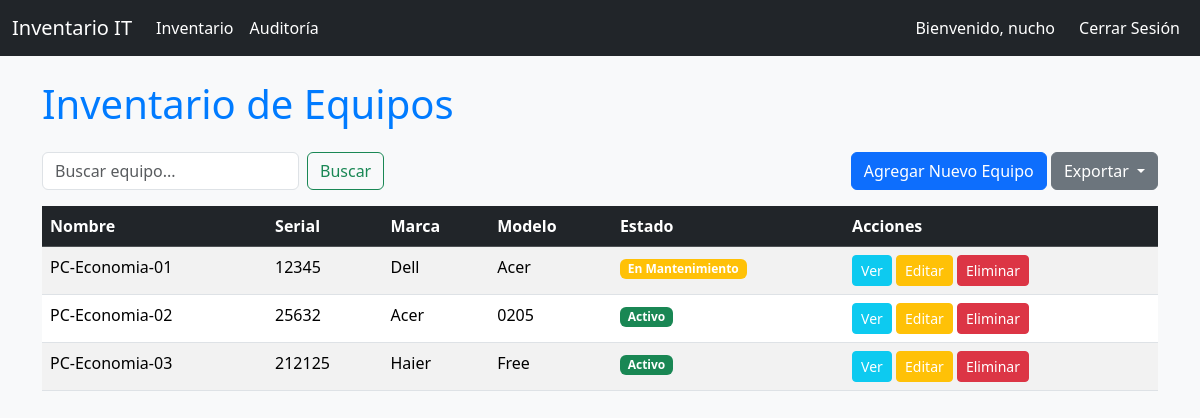
The app's page /inventario/ (signed in) with its own data.
### inventario/models.py (models this page shows, shortened)
class Equipo(models.Model):
    TIPO_CHOICES = [
        ('servidor', 'Servidor'),
        ('pc', 'PC de escritorio'),
        ('portatil', 'Laptop'),
        ('monitor', 'Monitor'),
        ('impresora', 'Impresora'),
        ('otro', 'Otro'),
    ]
    ESTADO_CHOICES = [
        ('activo', 'Activo'),
        ('mantenimiento', 'En Mantenimiento'),
        ('baja', 'Dado de Baja'),
    ]
    nombre = models.CharField(max_length=200, help_text="Nombre descriptivo del equipo")
    tipo = models.CharField(max_length=50, choices=TIPO_CHOICES)
    marca = models.CharField(max_length=100)
    modelo = models.CharField(max_length=100)
    serial = models.CharField(max_length=150, unique=True, help_text="Número de serie único")
    ubicacion = models.CharField(max_length=200)
    estado = models.CharField(max_length=50, choices=ESTADO_CHOICES, default='activo')
    fecha_adquisicion = models.DateField()
    descripcion = models.TextField(blank=True, null=True)

### inventario/views.py (the view, shortened to what this page needs)
# urls.py: path('', views.lista_equipos, name='lista_equipos'),
@login_required
def lista_equipos(request):
    query = request.GET.get('q')
    equipos = Equipo.objects.all()
    return render(request, 'inventario/lista_equipos.html', {'equipos': equipos})

### templates/inventario/lista_equipos.html (shortened to what this page needs)
{% extends 'base.html' %}
{% block content %}
    <h1 class="mb-4">Inventario de Equipos</h1>
    <div class="d-flex justify-content-between mb-3">
        <form class="d-flex" method="GET" action="{% url 'lista_equipos' %}">
            <input class="form-control me-2" type="search" name="q" placeholder="Buscar equipo..." aria-label="Search" value="{{ request.GET.q }}">
            <button class="btn btn-outline-success" type="submit">Buscar</button>
        </form>
        <div>
            <a href="{% url 'agregar_equipo' %}" class="btn btn-primary">Agregar Nuevo Equipo</a>
            <div class="btn-group">
                <button type="button" class="btn btn-secondary dropdown-toggle" data-bs-toggle="dropdown" aria-expanded="false">
                    Exportar
                </button>
            </div>
        </div>
    </div>
    <div class="table-responsive">
        <table class="table table-striped table-hover">
            <thead class="table-dark">
                <tr>
                    <th>Nombre</th>
                    <th>Serial</th>
                    <th>Marca</th>
                    <th>Modelo</th>
                    <th>Estado</th>
                    <th>Acciones</th>
                </tr>
            </thead>
            <tbody>
                {% for equipo in equipos %}
                    <tr>
                        <td>{{ equipo.nombre }}</td>
                        <td>{{ equipo.serial }}</td>
                        <td>{{ equipo.marca }}</td>
                        <td>{{ equipo.modelo }}</td>
                        <td>
                            <span class="badge {% if equipo.estado == 'activo' %}bg-success{% elif equipo.estado == 'mantenimiento' %}bg-warning{% else %}bg-danger{% endif %}">{{ equipo.get_estado_display }}</span>
                        </td>
                        <td>
                            <a href="{% url 'detalle_equipo' equipo.pk %}" class="btn btn-sm btn-info">Ver</a>
                            <a href="{% url 'modificar_equipo' equipo.pk %}" class="btn btn-sm btn-warning">Editar</a>
                            <a href="{% url 'eliminar_equipo' equipo.pk %}" class="btn btn-sm btn-danger">Eliminar</a>
                        </td>
                    </tr>
                {% empty %}
                    <tr>
                        <td colspan="6" class="text-center">No se encontraron equipos.</td>
                    </tr>
                {% endfor %}
            </tbody>
        </table>
    </div>
{% endblock %}

### templates/base.html (shortened to what this page needs)
<!DOCTYPE html>
<html lang="es">
<head>
    <link href="https://cdn.jsdelivr.net/npm/bootstrap@5.3.3/dist/css/bootstrap.min.css" rel="stylesheet">
</head>
<body>
    <nav class="navbar navbar-expand-lg navbar-dark bg-dark">
        <div class="container-fluid">
            <a class="navbar-brand" href="{% url 'dashboard' %}">Inventario IT</a>
            <div class="collapse navbar-collapse" id="navbarNav">
                <ul class="navbar-nav me-auto mb-2 mb-lg-0">
                    <li class="nav-item">
                        <a class="nav-link" href="{% url 'lista_equipos' %}">Inventario</a>
                    </li>
                    <li class="nav-item">
                        <a class="nav-link" href="{% url 'lista_auditoria' %}">Auditoría</a>
                    </li>
                </ul>
                <ul class="navbar-nav ms-auto">
                    {% if user.is_authenticated %}
                        <span class="navbar-text me-3">Bienvenido, {{ user.username }}</span>
                        <li class="nav-item">
                            <a class="nav-link" href="{% url 'logout' %}">Cerrar Sesión</a>
                        </li>
                    {% endif %}
                </ul>
            </div>
        </div>
    </nav>
    <div class="container mt-4">
        {% block content %}{% endblock %}
    </div>
</body>
</html>

### templates/base.html (style rules this page uses)
body { background-color: #f8f9fa; color: #212529; }
.navbar-text, .nav-link, a { color: #fff !important; }
.navbar-brand { color: #fff !important; }
.card-title-futuristic, .text-info, h1 { color: #007bff !important; }

### records on screen
Equipo: nombre "PC-Economia-01", serial "12345", marca "Dell", modelo "Acer", estado "En Mantenimiento"
Equipo: nombre "PC-Economia-02", serial "25632", marca "Acer", modelo "0205", estado "Activo"
Equipo: nombre "PC-Economia-03", serial "212125", marca "Haier", modelo "Free", estado "Activo"

### other values on screen
{{ user.username }} "nucho"
